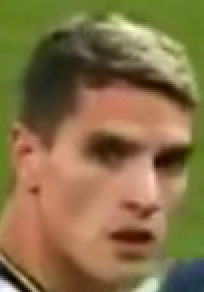
#> input picture chap1.5/template.png, 102 x 146 px (shown 2 times larger)
$ jupyter execute chap159.ipynb   (older library calls are emulated)
#> lines starting #> are read from the running program, lines starting #| are printed output that depends on the picture
# 1.5.9 Feature Matching

[cell 1]
import numpy as np
import cv2
from matplotlib import pyplot as plt

[cell 2]
img1 = cv2.imread('template.png', 0) # queryImage
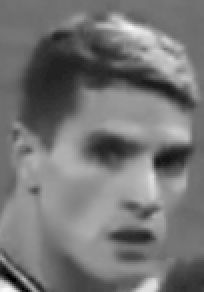
#> img1: shape (146, 102) (shown 2 times larger); min 0, max 250, mean 116.9
img2 = cv2.imread('hmson1.png', 0) # trainImage
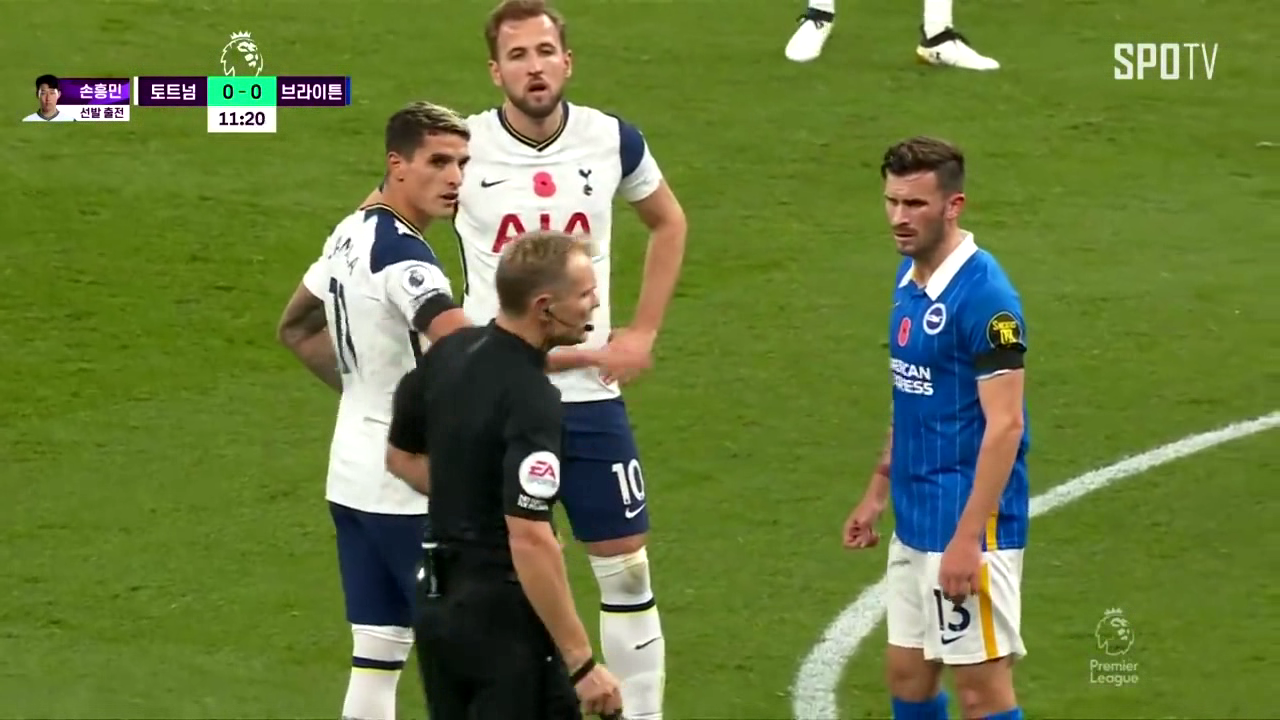
#> input picture chap1.5/hmson1.png, 1280 x 720 px
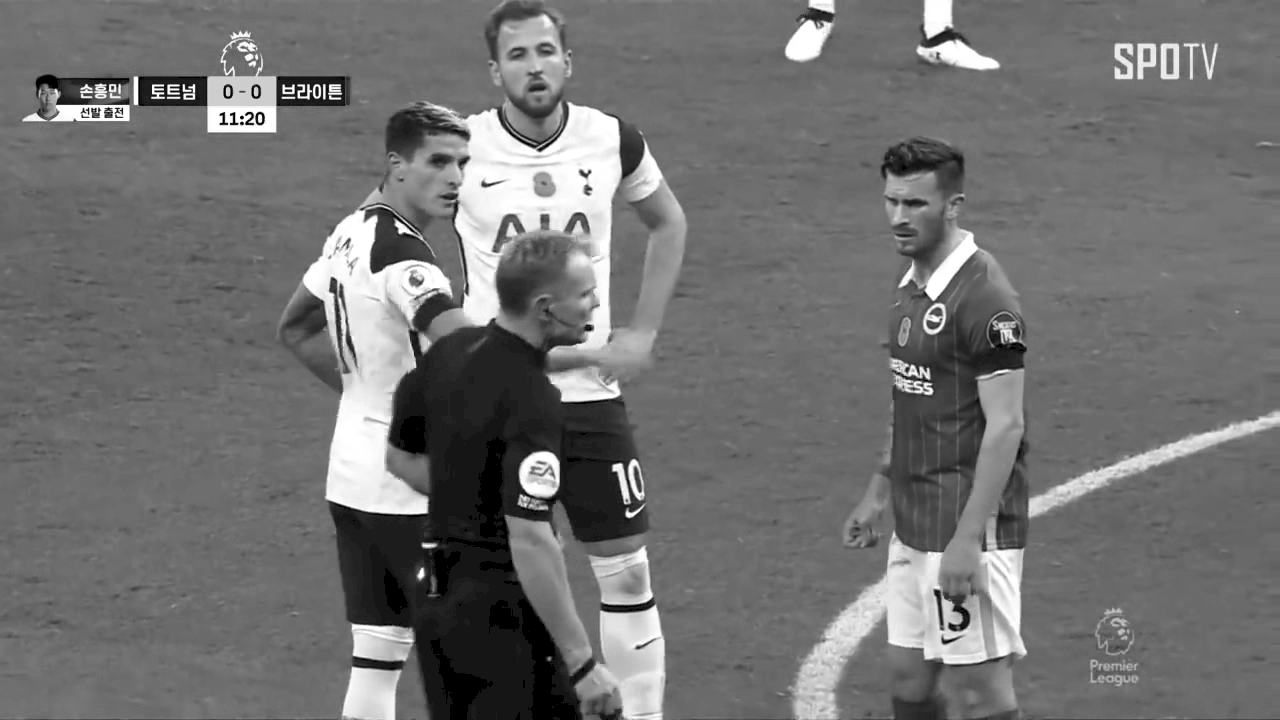
#> img2: shape (720, 1280); min 0, max 255, mean 113.3

[cell 3]
# Initiate SIFT detector
#sift = cv2.SIFT()
sift = cv2.SIFT_create()
# find the keypoints and descriptors with SIFT
kp1, des1 = sift.detectAndCompute(img1, None)
#> kp1 = 71 keypoints; strongest (x, y, size): (84, 79, 9.7), (6, 140, 3.5), (54, 75, 12.1), (12, 140, 2.2)
kp2, des2 = sift.detectAndCompute(img2, None)
#> kp2 = 2174 keypoints; strongest (x, y, size): (242, 117, 2.3), (242, 123, 2.2), (233, 114, 3.1), (223, 114, 3)

[cell 4]
img1v = cv2.drawKeypoints(img1, kp1, img1, flags=cv2.DRAW_MATCHES_FLAGS_DRAW_RICH_KEYPOINTS) #,flags=cv2.DRAW_MATCHES_FLAGS_DRAW_RICH_KEYPOINTS
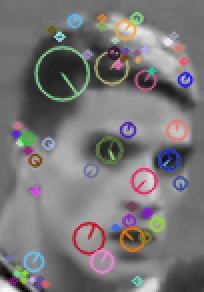
#> img1v: shape (146, 102, 3) (shown 2 times larger); mean of channels 0, 1, 2 118.9, 118, 120.5; drawn as B, G, R
img2v = cv2.drawKeypoints(img2, kp2, img2, flags=cv2.DRAW_MATCHES_FLAGS_DRAW_RICH_KEYPOINTS)
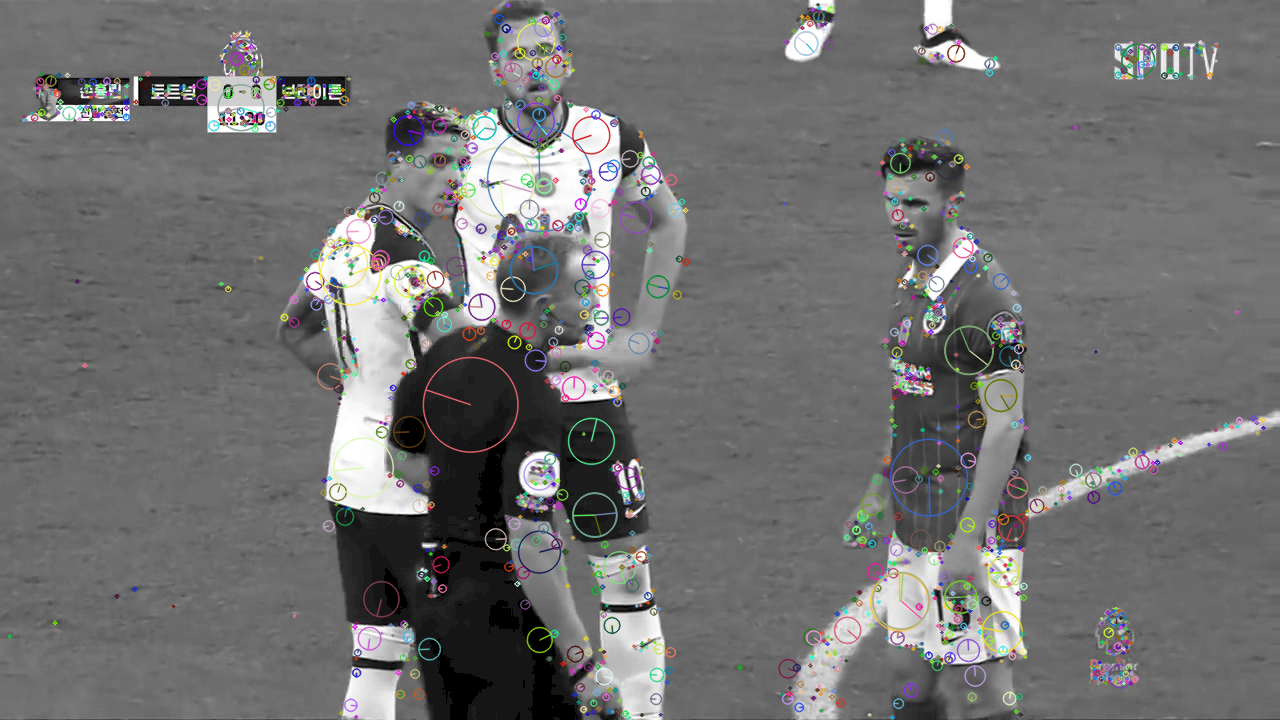
#> img2v: shape (720, 1280, 3); mean of channels 0, 1, 2 112.8, 112.8, 113; drawn as B, G, R
plt.figure(figsize = (30,26))
plt.subplot(1,2,1), plt.imshow(img1v)
plt.subplot(1,2,2), plt.imshow(img2v)
plt.show()

[cell 5]
print(kp1[0])
#> (printed output is left out)

[cell 6]
# BFMatcher with default params
bf = cv2.BFMatcher()
matches = bf.knnMatch(des1, des2, k=2)
#> matches = 71 matches
# Apply ratio test
good = []

[cell 7]
good = []
for m,n in matches:
    #print(m.distance, n.distance)
    if m.distance < 0.85*n.distance:
        good.append([m])
#> this loop made 71 passes
#> after the loop, good = 6 matches

[cell 8]
print(len(good))
#| 6

[cell 9]
# cv2.drawMatchesKnn expects list of lists as matches.
img3 = cv2.drawMatchesKnn(img1,kp1,img2,kp2,good,None,flags=2)
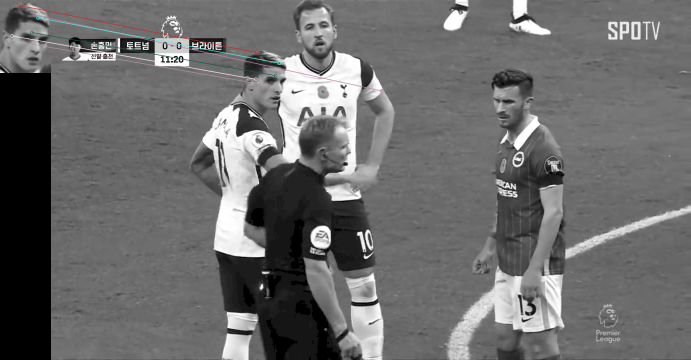
#> img3: shape (720, 1382, 3) (shown at 1/2 size); mean of channels 0, 1, 2 106.8, 106.8, 106.8; drawn as B, G, R
